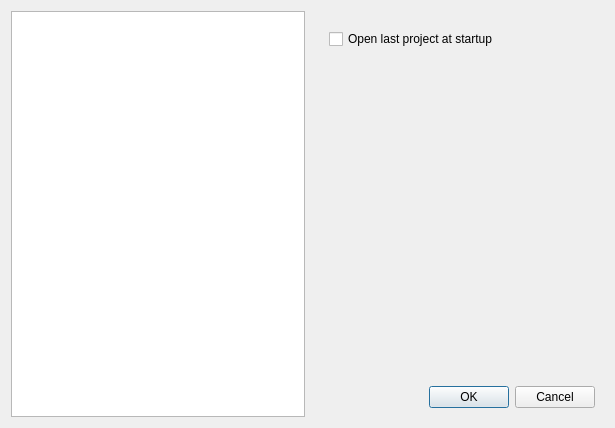
<?xml version="1.0" encoding="UTF-8"?>
<ui version="4.0">
 <class>PreferencesDialog</class>
 <widget class="QDialog" name="PreferencesDialog">
  <property name="windowModality">
   <enum>Qt::ApplicationModal</enum>
  </property>
  <property name="geometry">
   <rect>
    <x>0</x>
    <y>0</y>
    <width>615</width>
    <height>428</height>
   </rect>
  </property>
  <property name="windowTitle">
   <string>Preferences</string>
  </property>
  <property name="windowFilePath">
   <string/>
  </property>
  <property name="modal">
   <bool>true</bool>
  </property>
  <layout class="QHBoxLayout" name="horizontalLayout">
   <item>
    <widget class="QTreeView" name="mPrefs"/>
   </item>
   <item>
    <widget class="QWidget" name="mPrefsGeneral" native="true">
     <layout class="QVBoxLayout" name="verticalLayout">
      <item>
       <widget class="QWidget" name="widget_2" native="true">
        <layout class="QGridLayout" name="gridLayout">
         <item row="0" column="0">
          <widget class="QCheckBox" name="mChkOpenLastProject">
           <property name="text">
            <string>Open last project at startup</string>
           </property>
          </widget>
         </item>
        </layout>
       </widget>
      </item>
      <item>
       <spacer name="verticalSpacer">
        <property name="orientation">
         <enum>Qt::Vertical</enum>
        </property>
        <property name="sizeHint" stdset="0">
         <size>
          <width>20</width>
          <height>40</height>
         </size>
        </property>
       </spacer>
      </item>
      <item>
       <widget class="QDialogButtonBox" name="buttonBox">
        <property name="orientation">
         <enum>Qt::Horizontal</enum>
        </property>
        <property name="standardButtons">
         <set>QDialogButtonBox::Cancel|QDialogButtonBox::Ok</set>
        </property>
       </widget>
      </item>
     </layout>
    </widget>
   </item>
  </layout>
 </widget>
 <resources/>
 <connections>
  <connection>
   <sender>buttonBox</sender>
   <signal>accepted()</signal>
   <receiver>PreferencesDialog</receiver>
   <slot>accept()</slot>
   <hints>
    <hint type="sourcelabel">
     <x>248</x>
     <y>254</y>
    </hint>
    <hint type="destinationlabel">
     <x>157</x>
     <y>274</y>
    </hint>
   </hints>
  </connection>
  <connection>
   <sender>buttonBox</sender>
   <signal>rejected()</signal>
   <receiver>PreferencesDialog</receiver>
   <slot>reject()</slot>
   <hints>
    <hint type="sourcelabel">
     <x>316</x>
     <y>260</y>
    </hint>
    <hint type="destinationlabel">
     <x>286</x>
     <y>274</y>
    </hint>
   </hints>
  </connection>
 </connections>
</ui>
